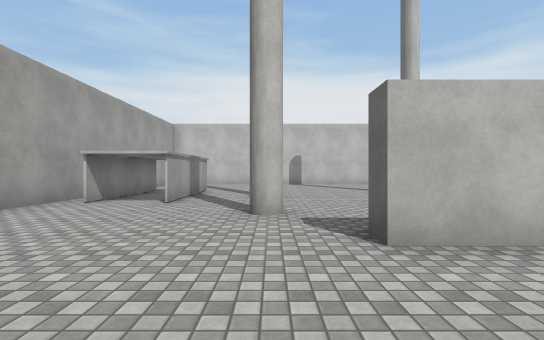
view 1 (above)

15 first-person views from a walk through a Unity game level. The camera is 1.3 m above the floor, looks level and sees 85° across. The floor is counted in squares, 2 m on a side. Each view is taken from the middle of a square. On the plan, view 1 faces up. The plan holds only what a view shows up to about 9 squares ahead; the rest is blank. The player character is not drawn. Surface patterns are stand-ins for the level's own textures.

view 2
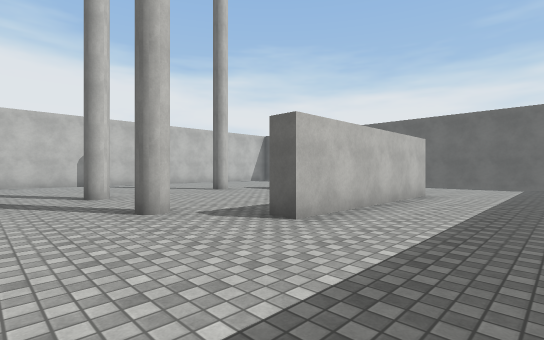

view 3
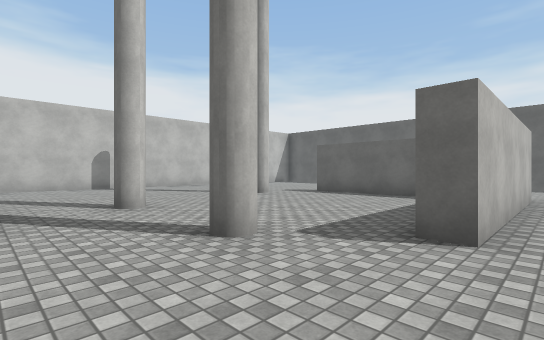

view 4
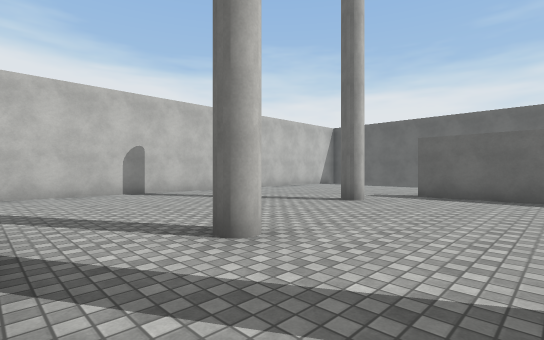

view 5
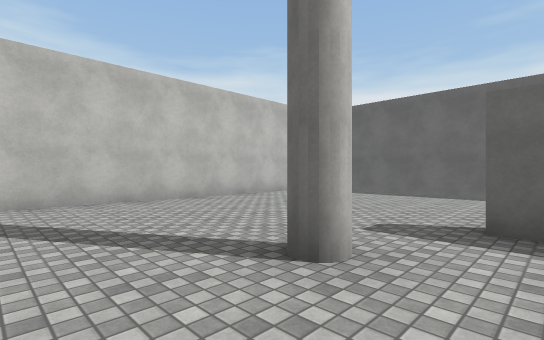

view 6
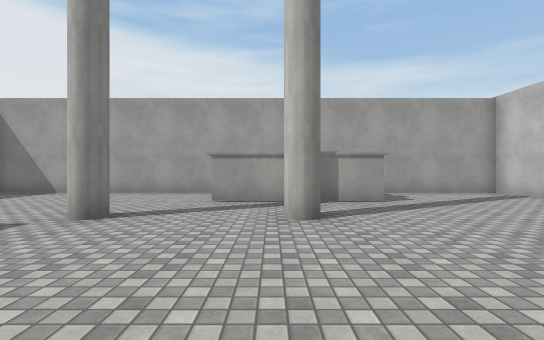

view 7
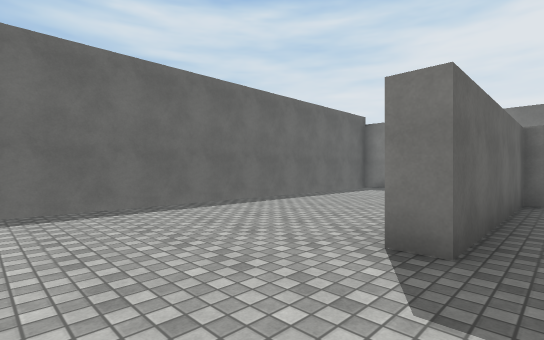

view 8
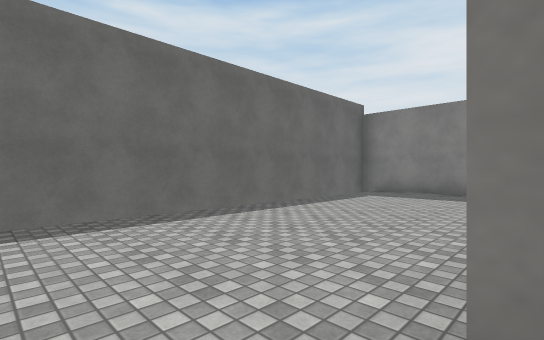

view 9
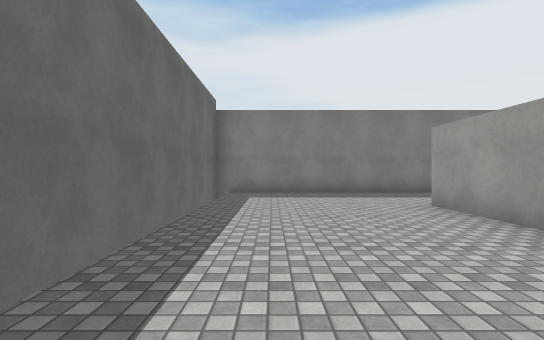

view 10
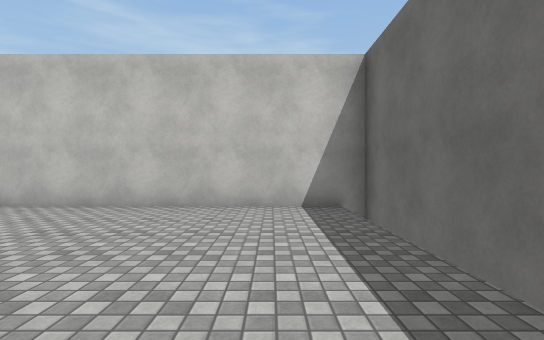

view 11
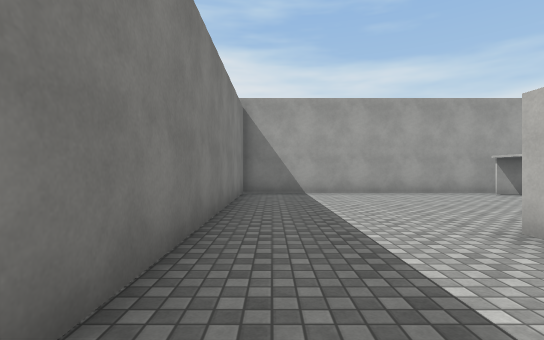

view 12
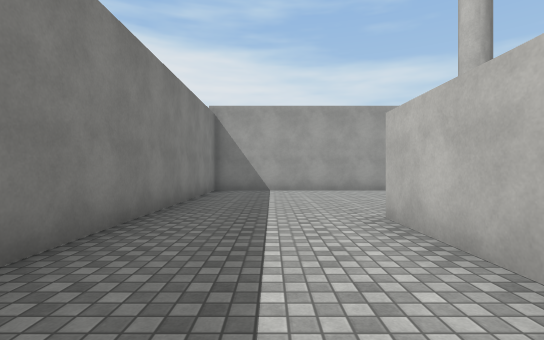

view 13
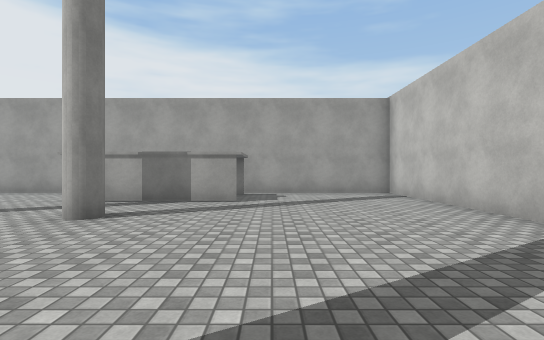

view 14
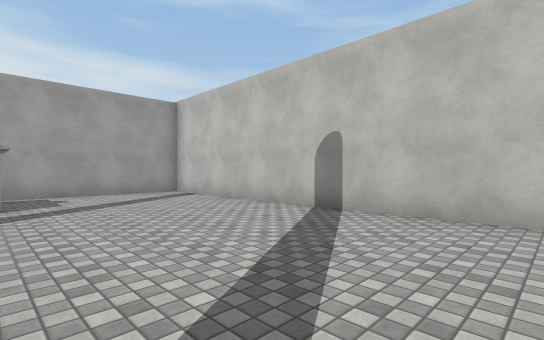

view 15
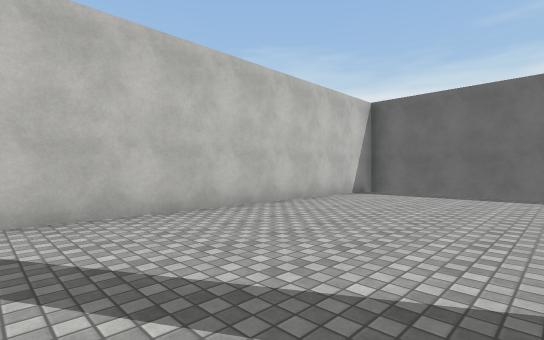

### Floor plan
Points are (right, up) in squares from view 1. A wall is a line through its corners. A room is listed if a view was taken in it or the views show most of it. See-through windows are left out.
Room 1 (views 1, 2, 3, 4, 5, 6, 7, 8, 9, 10, 11, 12, 13, 14, 15)
walls: (6.1, 4.9) (6.1, 2.5) (1, 2.5) (1, 3.1); (5.6, 3) (5.6, 7.6) (6.1, 7.6); (-2, 9.4) (-2, 5.8); (-3.6, 9.4) (-3.6, 5.8); (-4.4, 7) (-4.4, -0.8) (10.7, -0.8) (10.7, 13.3) (-4.4, 13.3) (-4.4, 9.1)

Where each view was taken, in squares from view 1:
view 1: 0 up, 0 right, facing up
view 2: 0 up, 2 left, facing up-right
view 3: 2 up, 2 left, facing up-right
view 4: 5 up, 2 left, facing up-right
view 5: 7 up, 2 right, facing up-right
view 6: 7 up, 4 right, facing left
view 7: 10 up, 5 right, facing down-right
view 8: 8 up, 6 right, facing down-right
view 9: 8 up, 9 right, facing down
view 10: 8 up, 9 right, facing up
view 11: 0 up, 4 right, facing left
view 12: 1 up, 5 right, facing left
view 13: 10 up, 4 right, facing left
view 14: 9 up, 4 right, facing up-left
view 15: 9 up, 2 right, facing up-right
